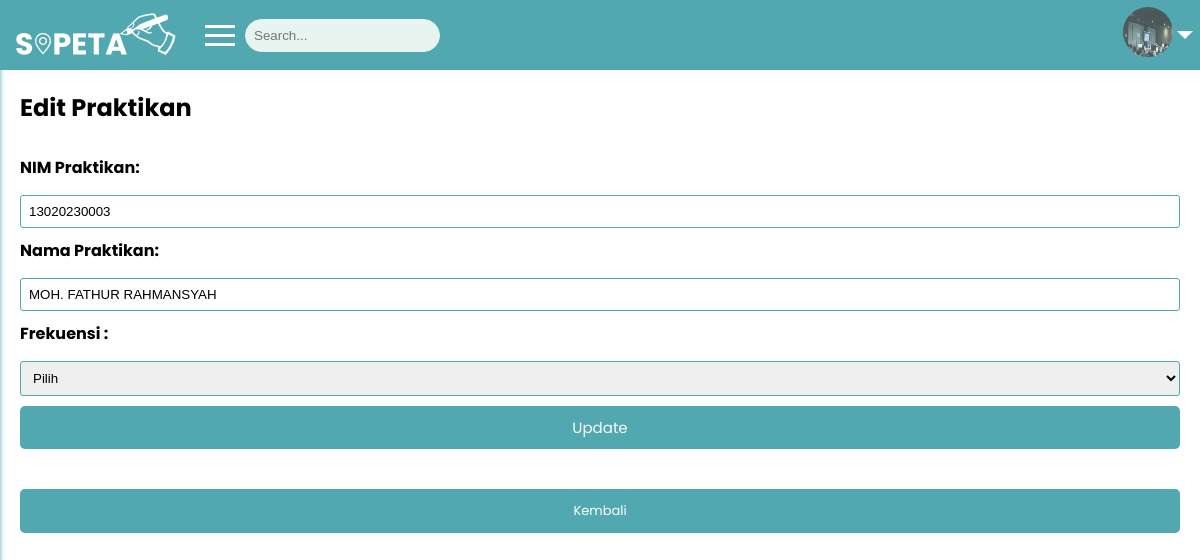
Screenshot of /public/praktikan/edit/37 (signed in) with the database file from the repository.
### tables this page shows
CREATE TABLE `mst_praktikan` (
  `id_praktikan` int(11) NOT NULL,
  `nim_praktikan` varchar(11) NOT NULL,
  `nama_praktikan` varchar(50) NOT NULL,
  `id_user` int(11) NOT NULL,
  `id_frekuensi` int(11) NOT NULL,
  `jk` enum('Laki-laki','Perempuan') DEFAULT NULL,
  `prodi` enum('Teknik Informatika','Sisitem Informasi') DEFAULT NULL,
  `email` varchar(50) DEFAULT NULL,
  `no_hp` varchar(20) DEFAULT NULL
);

### app/controllers/Praktikan.php (called while the page is built, shortened)
<?php
class Praktikan extends Controller {
    public function edit($id) {
        $data['judul'] = 'Edit Praktikan';
        $data['praktikan'] = $this->model('Praktikan_model')->getPraktikanById($id);
        $this->view('praktikan/edit', $data);
    }
}

### app/core/App.php (called while the page is built, shortened)
<?php
class App {
    protected $method = 'index';
    protected $params = [];
    public function __construct() {
        $url = $this->parseURL();
        if(!empty($url) && file_exists('../app/controllers/' . $url[0] . '.php')){
            unset($url[0]);
        }
        $this->controller = new $this->controller;
        if(isset($url[1])){
            if(method_exists($this->controller, $url[1])){
                $this->method = $url[1];
                unset($url[1]);
            }
        }
        if(!empty($url)){
            $this->params = array_values($url);
        }
        call_user_func_array([$this->controller, $this->method], $this->params);
    }
    public function parseURL() {
        if (isset($_GET['url'])) {
            $url = rtrim($_GET['url'], '/');
            $url = filter_var($url, FILTER_SANITIZE_URL);
            $url = explode('/', $url);
            return $url;
        }
    }
}

### public/index.php (called while the page is built, shortened)
<?php
$app = new App;

### app/core/Database.php (called while the page is built, shortened)
<?php
class Database {
    private $host = DB_HOST;
    private $user = DB_USER;
    private $password = DB_PASS;
    private $dbname = DB_NAME;
    private $dbh;
    private $stmt;
    public function __construct(){
        $dsn = 'mysql:host=' . $this->host . ';dbname=' . $this->dbname;
        $option = [
            PDO::ATTR_PERSISTENT => true,
            PDO::ATTR_ERRMODE => PDO::ERRMODE_EXCEPTION
        ];
        try {
            $this->dbh = new PDO($dsn, $this->user, $this->password, $option);
        } catch (PDOException $e) {
            die($e->getMessage());
        }
    }
    public function query($query){
        $this->stmt = $this->dbh->prepare($query);
    }
    public function bind($param, $value, $type = null){
        if(is_null($type)){
            switch(true){
                case is_null($value) :
                    $type = PDO::PARAM_NULL;
                    break;
                default :
                    $type = PDO::PARAM_STR;
            }
        }
        $this->stmt->bindValue($param, $value, $type);
    }
    public function execute(){
        $this->stmt->execute();
    }
    public function single(){
        $this->execute();
        return $this->stmt->fetch(PDO::FETCH_ASSOC);
    }
}

### app/models/Praktikan_model.php (called while the page is built, shortened)
<?php
class Praktikan_model {
    private $table = "mst_praktikan";
    private $db;
    public function __construct(){
        $this->db = new Database;
    }
        public function getPraktikanById($id) {
            try {
                $this->db->query("SELECT * FROM $this->table WHERE id_praktikan = :id_praktikan");
                $this->db->bind(':id_praktikan', $id);
                return $this->db->single();
            } catch (\Throwable $th) {
                echo 'Error: ' . $th->getMessage();
            }
        }
}

### app/views/praktikan/edit.php (the view, shortened to what this page needs)
<div class="content">
<form action="<?= BASEURL; ?>/Praktikan/update" method="POST">
<h2 style="margin-top:70px;">Edit Praktikan </h2>
    <label for="nim_praktikan">NIM Praktikan:</label>
    <input type="text" id="nim_praktikan" name="nim_praktikan" value="<?= $data['praktikan']['nim_praktikan']; ?>">
    <label for="nama_praktikan">Nama Praktikan:</label>
    <input type="text" id="nama_praktikan" name="nama_praktikan" value="<?= $data['praktikan']['nama_praktikan']; ?>">
    <label for="inputFrekuensi">Frekuensi :</label>
                <select id="inputFrekuensi" name="id_frekuensi">
                <option value="" disabled selected>Pilih</option>
                </select>
    <button type="submit" onclick='location.href="<?= BASEURL; ?>/Asisten/update"'>Update</button>
    <a href="<?= BASEURL; ?>/Praktikan/index" class="kembali">Kembali</a>
</form>
</div>

### public/css/style.css (style rules this page uses)
body { font-family: poppins; margin: 0; padding: 0; }
label { display: block; margin-bottom: 5px; }
input, select { width: 80%; padding: 10px; border: 1px solid #51A8B1; border-radius: 3px; }
button { font-family: poppins; background-color: #51A8B1; color: #fff; padding: 10px 20px; border: none; border-radius: 10px; cursor: pointer; text-align: center; font-size: 15px; }
a { color: #51A8B1; text-decoration: none; display: block; margin-top: 30px; font-size: 13px; }
.kembali { display: inline-block; padding: 12px 20px; text-align: center; text-decoration: none; background-color: #51A8B1; color: #ffffff; border: none; border-radius: 5px; cursor: pointer; }

### public/css/style2.css (style rules this page uses)
body { margin: 0; font-family: 'Poppins', sans-serif; }
.content { margin-left: 0; padding: 20px; }
form { display: grid; grid-gap: 10px; }
label { font-weight: bold; }
input[type="text"], select { width: 100%; padding: 8px; box-sizing: border-box; }
button { background-color: #51A8B1; color: white; padding: 10px 20px; border: none; border-radius: 5px; cursor: pointer; }

### rows the page displays
mst_praktikan: nim_praktikan "13020230003", nama_praktikan "MOH. FATHUR RAHMANSYAH"
